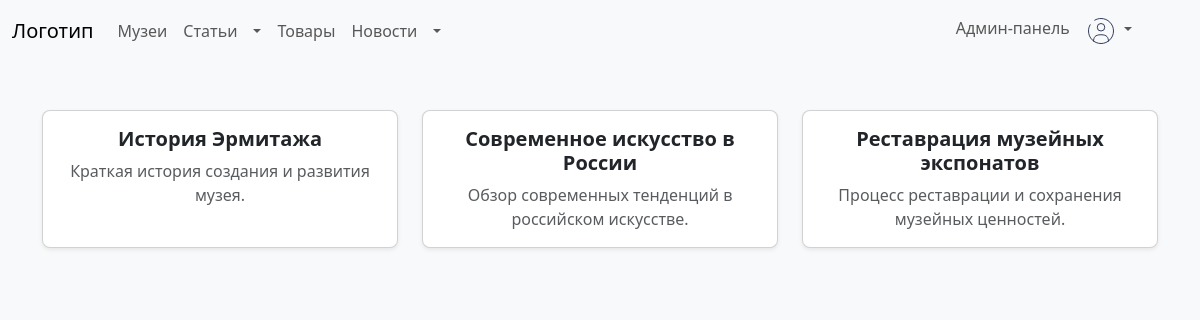
/article.php (signed in), run on the app's committed database.
### tables this page shows
CREATE TABLE `articles` (
  `Id` int(11) NOT NULL,
  `Name` varchar(55) NOT NULL,
  `Short_desc` varchar(150) NOT NULL,
  `Full_desc` varchar(320) NOT NULL,
  `Date` varchar(25) NOT NULL,
  `Editor` int(11) DEFAULT NULL
);

### article.php (the view, shortened to what this page needs)
<?php include "include/header.php"; ?>
<?php
$query_museums = $pdo->prepare("SELECT * FROM articles");
$query_museums->execute();
$articles_query_result = $query_museums->fetchAll(PDO::FETCH_ASSOC);
?>
<body class="bg-light">
    <div class="container py-5">
        <?php if ($articles_query_result): ?>
            <div class="row justify-content-center">
                <?php foreach ($articles_query_result as $row): ?>
                    <div class="col-md-6 col-lg-4 mb-4">
                        <div class="card h-100 shadow-sm rounded-3">
                            <div class="card-body text-center">
                                <h5 class="card-title fw-bold"><?= htmlspecialchars($row["Name"]) ?></h5>
                                <p class="card-text text-muted"><?= htmlspecialchars($row['Short_desc']) ?></p>
                            </div>
                        </div>
                    </div>
                <?php endforeach; ?>
            </div>
        <?php else: ?>
            <p class="text-muted text-center">У нас нет статей (</p>
        <?php endif; ?>
    </div>
</body>
<?php include "include/footer.php"; ?>

### data on the page
articles: Name "История Эрмитажа", Short_desc "Краткая история создания и развития музея."
articles: Name "Современное искусство в России", Short_desc "Обзор современных тенденций в российском искусстве."
articles: Name "Реставрация музейных экспонатов", Short_desc "Процесс реставрации и сохранения музейных ценностей."
